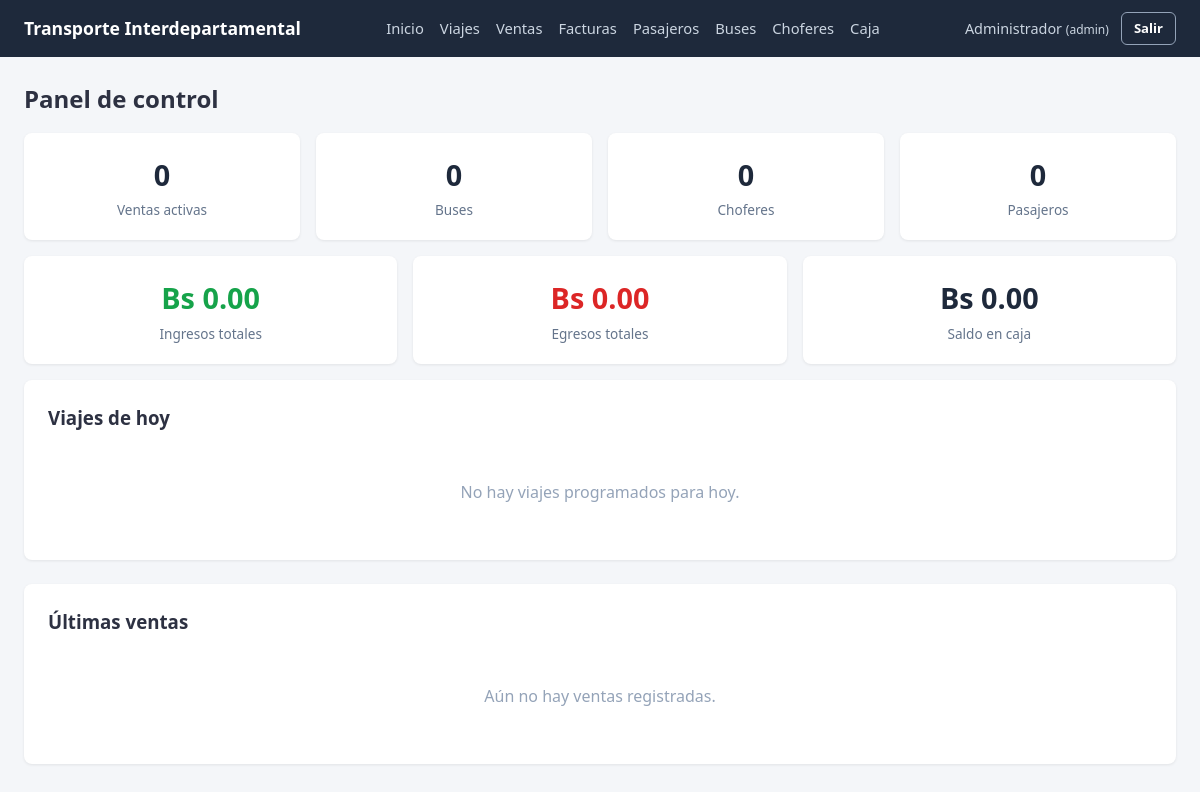
The app's page /dashboard/ (signed in), older data.
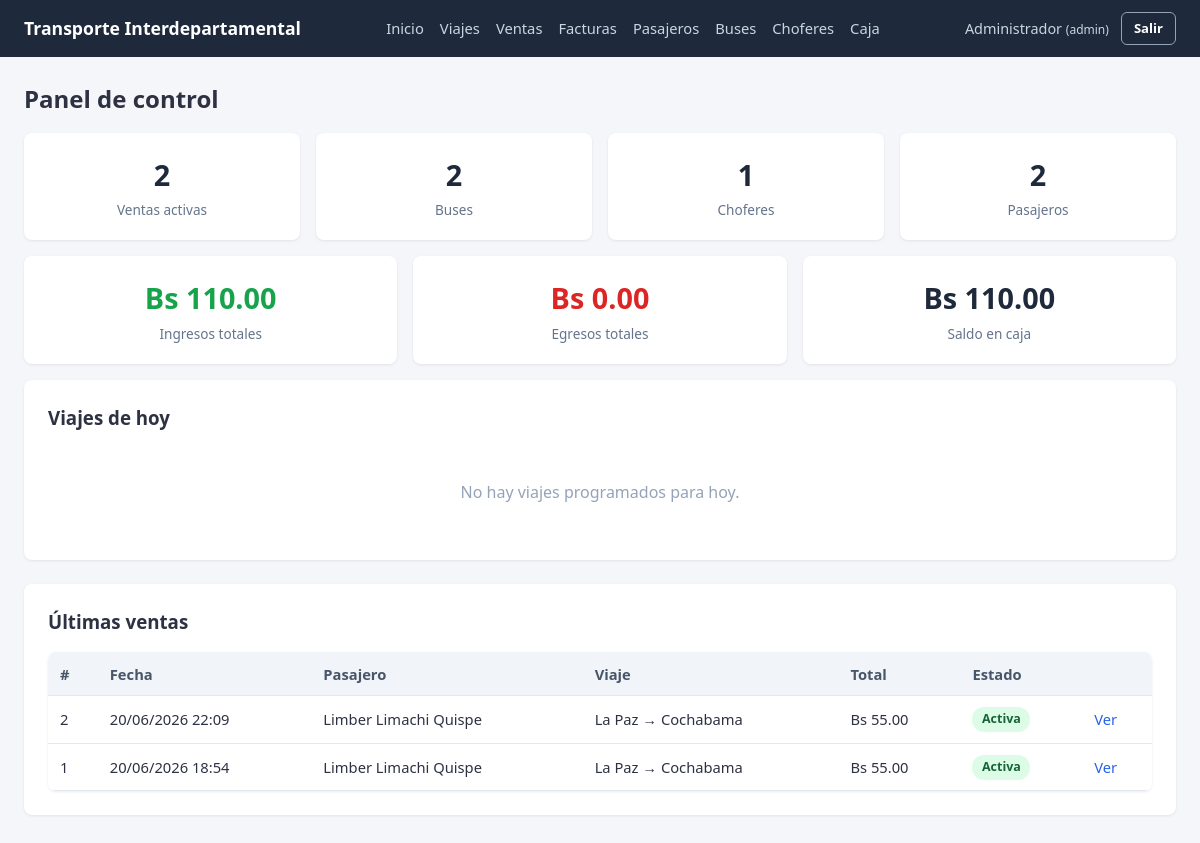
The same page, newer data.
### app/models/venta.py (models this page shows, shortened)
class Venta(db.Model):
    __tablename__ = "venta"
    id_venta = db.Column(db.Integer, primary_key=True, autoincrement=True)
    fecha_venta = db.Column(db.DateTime, nullable=False, default=datetime.now)
    id_pasajero = db.Column(db.Integer, db.ForeignKey("pasajero.id_pasajero"), nullable=False)
    id_viaje = db.Column(db.Integer, db.ForeignKey("viaje.id_viaje"), nullable=False)
    id_usuario = db.Column(db.Integer, db.ForeignKey("usuario.id_usuario"), nullable=False)
    monto = db.Column(db.Numeric(10, 2), nullable=False, default=0)       # total a pagar (suma de detalles activos)
    monto_pagado = db.Column(db.Numeric(10, 2), nullable=False, default=0)  # con cuánto pagó el cliente
    cambio = db.Column(db.Numeric(10, 2), nullable=False, default=0)       # vuelto entregado
    estado = db.Column(db.String(20), nullable=False, default="activa")  # activa | rebajada | anulada
    detalles = db.relationship("VentaDetalle", backref="venta", cascade="all, delete-orphan")
    factura = db.relationship("Factura", backref="venta", uselist=False, cascade="all, delete-orphan")
    usuario = db.relationship("Usuario")

### app/models/pasajero.py (models this page shows, shortened)
class Pasajero(db.Model):
    __tablename__ = "pasajero"
    id_pasajero = db.Column(db.Integer, primary_key=True, autoincrement=True)
    ci = db.Column(db.String(20), nullable=False, unique=True)
    nombres = db.Column(db.String(100), nullable=False)
    apellidos = db.Column(db.String(100), nullable=False)
    telefono = db.Column(db.String(20))
    ventas = db.relationship("Venta", backref="pasajero")
    @property
    def nombre_completo(self):
        return f"{self.nombres} {self.apellidos}"

### app/models/viaje.py (models this page shows, shortened)
class Viaje(db.Model):
    __tablename__ = "viaje"
    id_viaje = db.Column(db.Integer, primary_key=True, autoincrement=True)
    origen = db.Column(db.String(100), nullable=False)
    destino = db.Column(db.String(100), nullable=False)
    fecha_viaje = db.Column(db.Date, nullable=False)
    hora_salida = db.Column(db.Time, nullable=False)
    precio = db.Column(db.Numeric(10, 2), nullable=False, default=0)
    id_bus = db.Column(db.Integer, db.ForeignKey("bus.id_bus"), nullable=False)
    id_chofer = db.Column(db.Integer, db.ForeignKey("chofer.id_chofer"), nullable=False)
    estado = db.Column(db.String(20), nullable=False, default="programado")  # programado | finalizado | cancelado
    viaje_asientos = db.relationship("ViajeAsiento", backref="viaje", cascade="all, delete-orphan")
    ventas = db.relationship("Venta", backref="viaje")

### app/routes/dashboard.py (the view)
@dashboard_bp.route("/")
@login_required
def index():
    viajes_hoy = Viaje.query.filter_by(fecha_viaje=date.today()).order_by(Viaje.hora_salida).all()
    total_ventas_activas = Venta.query.filter(Venta.estado != "anulada").count()
    total_buses = Bus.query.count()
    total_choferes = Chofer.query.count()
    total_pasajeros = Pasajero.query.count()
    balance = caja_service.calcular_balance()
    ultimas_ventas = Venta.query.order_by(Venta.id_venta.desc()).limit(5).all()
    return render_template(
        "dashboard/index.html",
        viajes_hoy=viajes_hoy,
        total_ventas_activas=total_ventas_activas,
        total_buses=total_buses,
        total_choferes=total_choferes,
        total_pasajeros=total_pasajeros,
        balance=balance,
        ultimas_ventas=ultimas_ventas,
    )

### app/services/caja_service.py (called while the page is built)
def listar_movimientos():
    return MovimientoCaja.query.order_by(MovimientoCaja.id_movimiento.desc()).all()

def calcular_balance():
    movimientos = listar_movimientos()
    total_ingresos = sum((Decimal(str(m.monto)) for m in movimientos if m.tipo == "ingreso"), start=Decimal("0"))
    total_egresos = sum((Decimal(str(m.monto)) for m in movimientos if m.tipo == "egreso"), start=Decimal("0"))
    return {
        "ingresos": total_ingresos,
        "egresos": total_egresos,
        "saldo": total_ingresos - total_egresos,
    }

### app/utils/auth.py (called while the page is built)
def login_required(view_func):
    @wraps(view_func)
    def wrapper(*args, **kwargs):
        if "id_usuario" not in session:
            flash("Debes iniciar sesión para continuar.", "warning")
            return redirect(url_for("auth.login"))
        return view_func(*args, **kwargs)
    return wrapper

### templates/dashboard/index.html (shortened to what this page needs)
{% extends "base.html" %}
{% block content %}
<h2 class="mb-2">Panel de control</h2>
<div class="grid grid-4 mb-2">
    <div class="stat-box">
        <div class="stat-value">{{ total_ventas_activas }}</div>
        <div class="stat-label">Ventas activas</div>
    </div>
    <div class="stat-box">
        <div class="stat-value">{{ total_buses }}</div>
        <div class="stat-label">Buses</div>
    </div>
    <div class="stat-box">
        <div class="stat-value">{{ total_choferes }}</div>
        <div class="stat-label">Choferes</div>
    </div>
    <div class="stat-box">
        <div class="stat-value">{{ total_pasajeros }}</div>
        <div class="stat-label">Pasajeros</div>
    </div>
</div>
<div class="grid grid-3 mb-2">
    <div class="stat-box positive">
        <div class="stat-value">Bs {{ "%.2f"|format(balance.ingresos) }}</div>
        <div class="stat-label">Ingresos totales</div>
    </div>
    <div class="stat-box negative">
        <div class="stat-value">Bs {{ "%.2f"|format(balance.egresos) }}</div>
        <div class="stat-label">Egresos totales</div>
    </div>
    <div class="stat-box">
        <div class="stat-value">Bs {{ "%.2f"|format(balance.saldo) }}</div>
        <div class="stat-label">Saldo en caja</div>
    </div>
</div>
<div class="card">
    <h3>Viajes de hoy</h3>
    {% if viajes_hoy %}
    <div class="table-wrapper">
        <table>
            <thead>
                <tr>
                    <th>Hora</th>
                    <th>Origen</th>
                    <th>Destino</th>
                    <th>Bus</th>
                    <th>Chofer</th>
                    <th>Asientos</th>
                    <th>Estado</th>
                </tr>
            </thead>
            <tbody>
                {% for v in viajes_hoy %}
                <tr>
                    <td>{{ v.hora_salida.strftime("%H:%M") }}</td>
                    <td>{{ v.origen }}</td>
                    <td>{{ v.destino }}</td>
                    <td>{{ v.bus.placa }}</td>
                    <td>{{ v.chofer.nombre_completo }}</td>
                    <td>{{ v.asientos_disponibles }} / {{ v.viaje_asientos|length }}</td>
                    <td><span class="badge badge-blue">{{ v.estado }}</span></td>
                </tr>
                {% endfor %}
            </tbody>
        </table>
    </div>
    {% else %}
    <p class="empty-state">No hay viajes programados para hoy.</p>
    {% endif %}
</div>
<div class="card">
    <h3>Últimas ventas</h3>
    {% if ultimas_ventas %}
    <div class="table-wrapper">
        <table>
            <thead>
                <tr>
                    <th>#</th>
                    <th>Fecha</th>
                    <th>Pasajero</th>
                    <th>Viaje</th>
                    <th>Total</th>
                    <th>Estado</th>
                    <th></th>
                </tr>
            </thead>
            <tbody>
                {% for venta in ultimas_ventas %}
                <tr>
                    <td>{{ venta.id_venta }}</td>
                    <td>{{ venta.fecha_venta.strftime("%d/%m/%Y %H:%M") }}</td>
                    <td>{{ venta.pasajero.nombre_completo }}</td>
                    <td>{{ venta.viaje.origen }} → {{ venta.viaje.destino }}</td>
                    <td>Bs {{ "%.2f"|format(venta.monto) }}</td>
                    <td>
                        {% if venta.estado == "activa" %}
                        <span class="badge badge-success">Activa</span>
                        {% elif venta.estado == "rebajada" %}
                        <span class="badge badge-warning">Rebajada</span>
                        {% else %}
                        <span class="badge badge-danger">Anulada</span>
                        {% endif %}
                    </td>
                    <td><a href="{{ url_for('ventas.detalle', id_venta=venta.id_venta) }}">Ver</a></td>
                </tr>
                {% endfor %}
            </tbody>
        </table>
    </div>
    {% else %}
    <p class="empty-state">Aún no hay ventas registradas.</p>
    {% endif %}
</div>
{% endblock %}

### templates/base.html (shortened to what this page needs)
<!DOCTYPE html>
<html lang="es">
<head>
    <link rel="stylesheet" href="{{ url_for('static', filename='css/style.css') }}">
</head>
<body>
    {% if session.id_usuario %}
    <header class="topbar">
        <div class="topbar-brand">
            <span>Transporte Interdepartamental</span>
        </div>
        <nav class="topbar-nav">
            <a href="{{ url_for('dashboard.index') }}">Inicio</a>
            <a href="{{ url_for('viajes.listar') }}">Viajes</a>
            <a href="{{ url_for('ventas.listar') }}">Ventas</a>
            <a href="{{ url_for('facturas.listar') }}">Facturas</a>
            <a href="{{ url_for('pasajeros.listar') }}">Pasajeros</a>
            <a href="{{ url_for('buses.listar') }}">Buses</a>
            <a href="{{ url_for('choferes.listar') }}">Choferes</a>
            <a href="{{ url_for('caja.listar') }}">Caja</a>
        </nav>
        <div class="topbar-user">
            <span>{{ session.nombre }} <small>({{ session.rol }})</small></span>
            <a href="{{ url_for('auth.logout') }}" class="btn btn-sm btn-outline">Salir</a>
        </div>
    </header>
    {% endif %}
    <main class="container">
        {% block content %}{% endblock %}
    </main>
</body>
</html>

### static/css/style.css (style rules this page uses)
* { box-sizing: border-box; margin: 0; padding: 0; }
body { font-family: 'Segoe UI', Tahoma, Geneva, Verdana, sans-serif; background-color: #f4f6f9; color: #2d3142; line-height: 1.5; }
a { color: #2563eb; text-decoration: none; }
.topbar { background-color: #1e293b; color: #fff; display: flex; align-items: center; justify-content: space-between; padding: 0.75rem 1.5rem; flex-wrap: wrap; gap: 0.5rem; }
.topbar-brand { font-weight: bold; font-size: 1.1rem; display: flex; align-items: center; gap: 0.5rem; }
.topbar-nav { display: flex; gap: 1rem; flex-wrap: wrap; }
.topbar-nav a { color: #cbd5e1; font-size: 0.92rem; }
.topbar-user { display: flex; align-items: center; gap: 0.75rem; font-size: 0.9rem; color: #cbd5e1; }
.container { max-width: 1200px; margin: 0 auto; padding: 1.5rem; }
.card { background: #fff; border-radius: 8px; box-shadow: 0 1px 3px rgba(0,0,0,0.08); padding: 1.5rem; margin-bottom: 1.5rem; }
.card h2, .card h3 { margin-bottom: 1rem; }
.grid { display: grid; gap: 1rem; }
.grid-3 { grid-template-columns: repeat(auto-fit, minmax(180px, 1fr)); }
.grid-4 { grid-template-columns: repeat(auto-fit, minmax(160px, 1fr)); }
.stat-box { background: #fff; border-radius: 8px; box-shadow: 0 1px 3px rgba(0,0,0,0.08); padding: 1.25rem; text-align: center; }
.stat-box .stat-value { font-size: 1.8rem; font-weight: bold; color: #1e293b; }
.stat-box .stat-label { color: #64748b; font-size: 0.85rem; margin-top: 0.25rem; }
.stat-box.positive .stat-value { color: #16a34a; }
.stat-box.negative .stat-value { color: #dc2626; }
.btn { display: inline-block; padding: 0.55rem 1.1rem; border: none; border-radius: 6px; font-size: 0.92rem; font-weight: 600; cursor: pointer; text-align: center; transition: background 0.15s ease; }
.btn-outline { background: transparent; border: 1px solid #94a3b8; color: #fff; }
.btn-sm { padding: 0.35rem 0.75rem; font-size: 0.82rem; }
table { width: 100%; border-collapse: collapse; background: #fff; }
th, td { text-align: left; padding: 0.65rem 0.75rem; border-bottom: 1px solid #e2e8f0; font-size: 0.92rem; }
th { background-color: #f1f5f9; font-weight: 600; color: #475569; }
.table-wrapper { overflow-x: auto; border-radius: 8px; box-shadow: 0 1px 3px rgba(0,0,0,0.08); }
.table-wrapper table { box-shadow: none; margin: 0; }
.badge { display: inline-block; padding: 0.2rem 0.6rem; border-radius: 12px; font-size: 0.78rem; font-weight: 600; }
.badge-success { background-color: #dcfce7; color: #166534; }
.mb-2 { margin-bottom: 1rem; }
.empty-state { text-align: center; padding: 2rem; color: #94a3b8; }

Row changes from the older to the newer data that the page shows:
added Venta: id_venta "2", fecha_venta "20/06/2026 22:09", pasajero.nombre_completo "Limber Limachi Quispe", viaje.origen "La Paz", viaje.destino "Cochabama", monto "55.00", estado "Activa"
added Venta: id_venta "1", fecha_venta "20/06/2026 18:54", pasajero.nombre_completo "Limber Limachi Quispe", viaje.origen "La Paz", viaje.destino "Cochabama", monto "55.00", estado "Activa"
Text that changed along with them:
{{ total_ventas_activas }}: "0" → "2"
{{ total_buses }}: "0" → "2"
{{ total_choferes }}: "0" → "1"
{{ total_pasajeros }}: "0" → "2"
{{ "%.2f"|format(balance.ingresos) }}: "0.00" → "110.00"
{{ "%.2f"|format(balance.saldo) }}: "0.00" → "110.00"
text no longer shown: "Aún no hay ventas registradas."
text now shown: "# Fecha Pasajero Viaje Total Estado"
